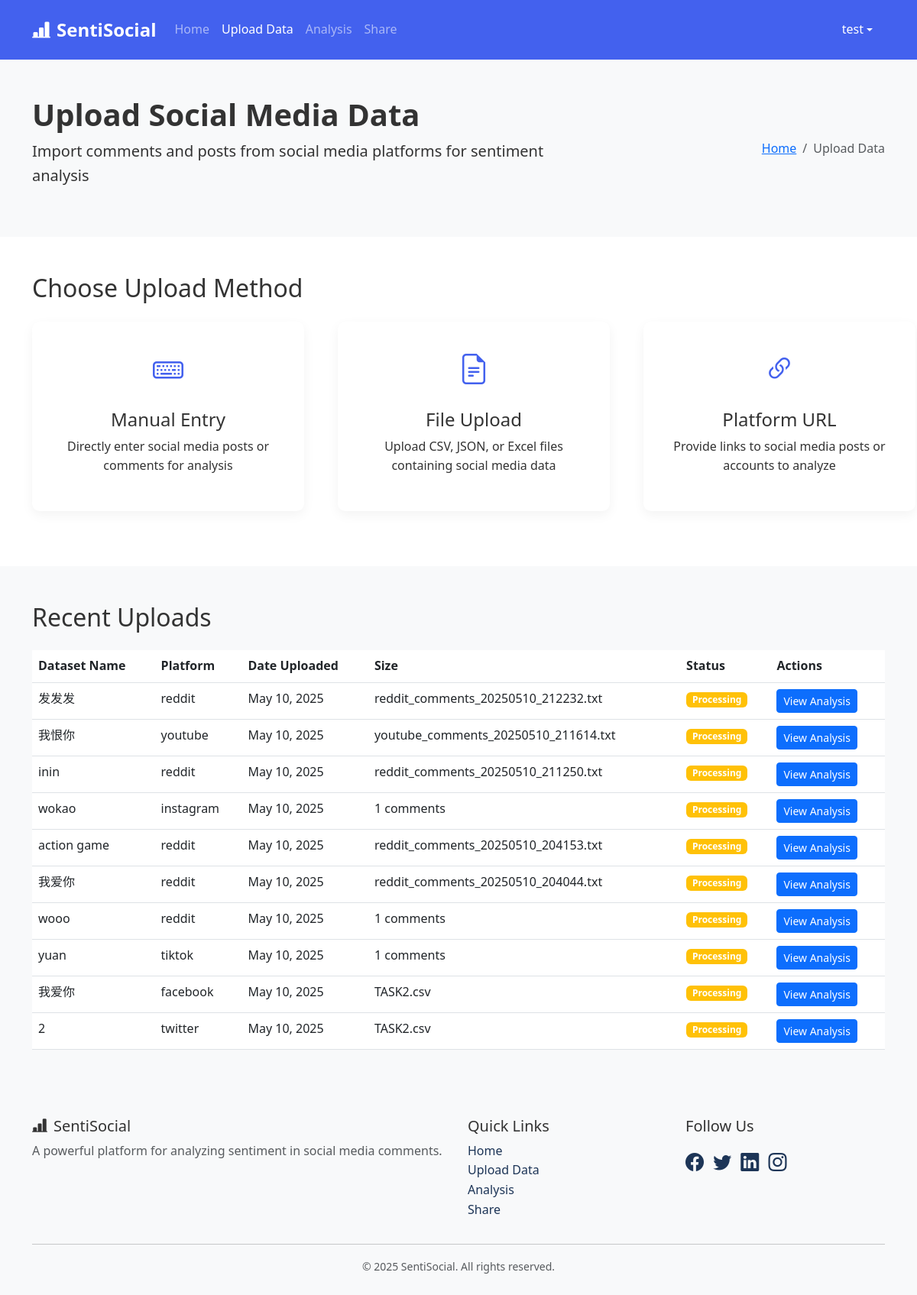
The app's page /upload (signed in) with its own data.
### app/models.py (models this page shows, shortened)
class Upload(db.Model):
    id = db.Column(db.String(36), primary_key=True, default=lambda: str(uuid.uuid4()))
    dataset_name = db.Column(db.String(255), nullable=False, default='Manual Entry')
    platform = db.Column(db.String(50), nullable=False)
    file_path = db.Column(db.String(255), nullable=True)
    url = db.Column(db.String(255), nullable=True)
    url_type = db.Column(db.String(50), nullable=True, default='N/A')
    comment_limit = db.Column(db.String(50), nullable=True)
    source = db.Column(db.String(50), nullable=True, default='N/A')
    comments = db.Column(db.Text, nullable=True)
    category = db.Column(db.String(50), nullable=True, default='N/A')
    upload_date = db.Column(db.DateTime, default=datetime.utcnow)
    status = db.Column(db.String(50), default="Pending")
    num_comments = db.Column(db.Integer, nullable=True)

### app/routes.py (the view, shortened to what this page needs)
@main_bp.route('/upload', methods=['GET', 'POST'])
def upload():
    recent_uploads = Upload.query.order_by(Upload.upload_date.desc()).limit(10).all()
    return render_template('upload.html', recent_uploads=recent_uploads)

### app/templates/upload.html (shortened to what this page needs)
<!DOCTYPE html>
<html lang="en">
<head>
    <link href="https://cdn.jsdelivr.net/npm/bootstrap@5.3.0-alpha1/dist/css/bootstrap.min.css" rel="stylesheet">
    <link rel="stylesheet" href="https://cdn.jsdelivr.net/npm/bootstrap-icons@1.10.3/font/bootstrap-icons.css">
    <link rel="stylesheet" href="{{ url_for('static', filename='styles.css') }}">
</head>
<body>
    {% include 'partials/navbar.html' %}
    <header class="bg-light py-5">
        <div class="container">
            <div class="row align-items-center">
                <div class="col-lg-8">
                    <h1 class="fw-bold">Upload Social Media Data</h1>
                    <p class="lead">Import comments and posts from social media platforms for sentiment analysis</p>
                </div>
                <div class="col-lg-4 text-lg-end">
                    <nav aria-label="breadcrumb">
                        <ol class="breadcrumb justify-content-lg-end mb-0">
                            <li class="breadcrumb-item"><a href="index.html">Home</a></li>
                            <li class="breadcrumb-item active" aria-current="page">Upload Data</li>
                        </ol>
                    </nav>
                </div>
            </div>
        </div>
    </header>
    <section class="py-5">
        <div class="container">
            <h2 class="mb-4">Choose Upload Method</h2>
            <div class="row upload-options">
                <div class="col-md-4 mb-4">
                    <div class="upload-option-card text-center h-100" id="manualEntryCard" data-bs-toggle="collapse" data-bs-target="#manualEntryForm" aria-expanded="false">
                        <div class="upload-option-icon">
                            <i class="bi bi-keyboard"></i>
                        </div>
                        <h4>Manual Entry</h4>
                        <p>Directly enter social media posts or comments for analysis</p>
                    </div>
                </div>
                <div class="col-md-4 mb-4">
                    <div class="upload-option-card text-center h-100" id="fileUploadCard" data-bs-toggle="collapse" data-bs-target="#fileUploadForm" aria-expanded="false">
                        <div class="upload-option-icon">
                            <i class="bi bi-file-earmark-text"></i>
                        </div>
                        <h4>File Upload</h4>
                        <p>Upload CSV, JSON, or Excel files containing social media data</p>
                    </div>
                </div>
                <div class="col-md-4 mb-4">
                    <div class="upload-option-card text-center h-100" id="urlEntryCard" data-bs-toggle="collapse" data-bs-target="#urlEntryForm" aria-expanded="false">
                        <div class="upload-option-icon">
                            <i class="bi bi-link-45deg"></i>
                        </div>
                        <h4>Platform URL</h4>
                        <p>Provide links to social media posts or accounts to analyze</p>
                    </div>
                </div>
            </div>
        </div>
    </section>
    <section class="py-5 bg-light">
        <div class="container">
            <h2 class="mb-4">Recent Uploads</h2>
            <div class="table-responsive">
                <table class="table table-hover">
                    <thead>
                        <tr>
                            <th>Dataset Name</th>
                            <th>Platform</th>
                            <th>Date Uploaded</th>
                            <th>Size</th>
                            <th>Status</th>
                            <th>Actions</th>
                        </tr>
                    </thead>
                    <tbody>
                        {% if recent_uploads %}
                            {% for upload in recent_uploads %}
                            <tr>
                                <td>{{ upload.dataset_name }}</td>
                                <td>{{ upload.platform }}</td>
                                <td>{{ upload.upload_date.strftime('%b %d, %Y') }}</td>
                                <td>
                                    {% if upload.file_path %}
                                        {{ upload.file_path.split('/')[-1] }}
                                    {% elif upload.comments %}
                                        {{ upload.comments.count('\n') + 1 }} comments
                                    {% elif upload.url %}
                                        URL data
                                    {% else %}
                                        N/A
                                    {% endif %}
                                </td>
                                <td>
                                    <span class="badge {% if upload.status == 'Completed' %}bg-success{% elif upload.status == 'Processing' %}bg-warning{% else %}bg-danger{% endif %}">
                                        {{ upload.status }}
                                    </span>
                                </td>
                                <td>
                                    <a href="{{ url_for('main.analyze', upload_id=upload.id) }}" class="btn btn-sm btn-primary">View Analysis</a>
                                </td>
                            </tr>
                            {% endfor %}
                        {% else %}
                            <tr>
                                <td colspan="6" class="text-center">No uploads found</td>
                            </tr>
                        {% endif %}
                    </tbody>
                </table>
            </div>
        </div>
    </section>
    {% include 'partials/footer.html' %}
</body>
</html>

### app/static/styles.css (style rules this page uses)
:root { --primary-color: #4361ee; --secondary-color: #3f37c9; --accent-color: #4cc9f0; --dark-color: #1d3557; --light-color: #f8f9fa; --success-color: #4caf50; --warning-color: #ff9800; --danger-color: #f44336; --neutral-color: #6c757d; }
body { font-family: 'Segoe UI', Tahoma, Geneva, Verdana, sans-serif; color: #333; line-height: 1.6; }
.upload-options { display: flex; flex-direction: row; flex-wrap: nowrap; gap: 20px; justify-content: space-between; }
.upload-option-card { background: #fff; border-radius: 10px; box-shadow: 0 5px 15px rgba(0, 0, 0, 0.05); padding: 30px; cursor: pointer; transition: transform 0.3s ease, box-shadow 0.3s ease; }
.upload-option-icon { font-size: 2.5rem; color: var(--primary-color); margin-bottom: 20px; }

### records on screen
Upload: dataset_name "发发发", platform "reddit", upload_date "May 10, 2025", file_path "reddit_comments_20250510_212232.txt", status "Processing"
Upload: dataset_name "我恨你", platform "youtube", upload_date "May 10, 2025", file_path "youtube_comments_20250510_211614.txt", status "Processing"
Upload: dataset_name "inin", platform "reddit", upload_date "May 10, 2025", file_path "reddit_comments_20250510_211250.txt", status "Processing"
Upload: dataset_name "wokao", platform "instagram", upload_date "May 10, 2025", comments "1", status "Processing"
Upload: dataset_name "action game", platform "reddit", upload_date "May 10, 2025", file_path "reddit_comments_20250510_204153.txt", status "Processing"
Upload: dataset_name "我爱你", platform "reddit", upload_date "May 10, 2025", file_path "reddit_comments_20250510_204044.txt", status "Processing"
Upload: dataset_name "wooo", platform "reddit", upload_date "May 10, 2025", comments "1", status "Processing"
Upload: dataset_name "yuan", platform "tiktok", upload_date "May 10, 2025", comments "1", status "Processing"
Upload: dataset_name "我爱你", platform "facebook", upload_date "May 10, 2025", file_path "TASK2.csv", status "Processing"
Upload: dataset_name "2", platform "twitter", upload_date "May 10, 2025", file_path "TASK2.csv", status "Processing"

### other values on screen
{{ session['user_name'] }} "test"
